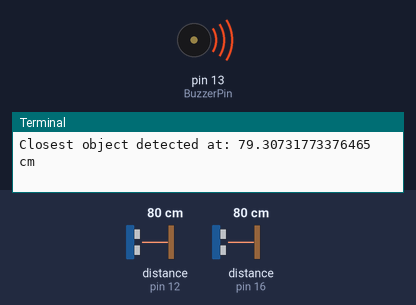
This program was run on a simulated Raspberry Pi (header pin numbers). Parts: buzzer (waves = sounding, pin HIGH), the last lines printed to the terminal. The test bench sets the inputs (shaded band); at power-on: distance to the obstacle (sensors on pin 12, pin 16) 80 cm. The echo pulse lasts 58.3 µs per cm; the clock reads 2024-03-15 10:24:30 at power-on unless the program sets it; pins used as bus, display or sensor lines are not drawn.

Above: at 1.2 s.
1.3 s: distance to the obstacle (sensor on pin 12) set to 33 cm
2.8 s: distance to the obstacle (sensor on pin 12) set to 28 cm
At 3.33 s:
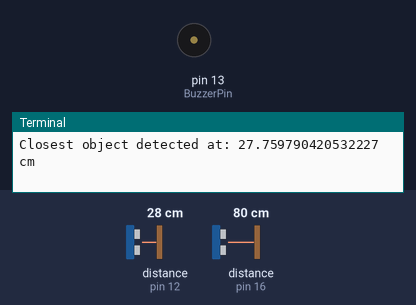
5.8 s: distance to the obstacle (sensor on pin 12) set to 2 cm
At 7.3 s:
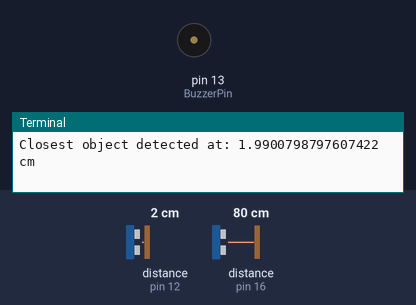
Timing chart, 0 to 8.8 s (numbered marks = the images above; inputs shaded):
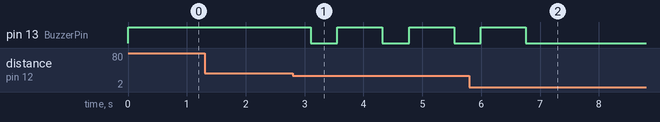

Measured:
- the behaviour switches between 31 and 30 cm on distance to the obstacle (sensor on pin 12) (found by bisection; images 0 and 1)
- after the input at 2.8 s, pin 13 (BuzzerPin): alternates HIGH for 0.76 s and LOW for 0.46 s, starting after 0.30 s
- after the input at 5.8 s, pin 13 (BuzzerPin): goes on until 6.8 s, then stays LOW

The program:

2ultrasonicBuzzer.py
```python
#!/usr/bin/env python3

import RPi.GPIO as GPIO
import time

# Define GPIO pins for ultrasonic sensors
TRIG1 = 11      # GPIO pin for Trig of Ultrasonic Sensor 1
ECHO1 = 12      # GPIO pin for Echo of Ultrasonic Sensor 1
TRIG2 = 15      # GPIO pin for Trig of Ultrasonic Sensor 2
ECHO2 = 16      # GPIO pin for Echo of Ultrasonic Sensor 2

# Define GPIO pin for Buzzer
BuzzerPin = 13

def setup():
    """ Setup the GPIO pins for the ultrasonic sensors and buzzer """
    GPIO.setmode(GPIO.BOARD)

    # Setup for ultrasonic sensors
    GPIO.setup(TRIG1, GPIO.OUT)
    GPIO.setup(ECHO1, GPIO.IN)
    GPIO.setup(TRIG2, GPIO.OUT)
    GPIO.setup(ECHO2, GPIO.IN)

    # Setup for buzzer
    GPIO.setup(BuzzerPin, GPIO.OUT)
    GPIO.output(BuzzerPin, GPIO.HIGH)

def distance(TRIG, ECHO):
    """ Measure the distance using an ultrasonic sensor """
    GPIO.output(TRIG, 0)
    time.sleep(0.000002)
    GPIO.output(TRIG, 1)
    time.sleep(0.00001)
    GPIO.output(TRIG, 0)

    while GPIO.input(ECHO) == 0:
        pass
    time1 = time.time()

    while GPIO.input(ECHO) == 1:
        pass
    time2 = time.time()

    duration = time2 - time1
    return (duration * 340 / 2) * 100  # Convert to centimeters

def buzzer_on():
    """ Turn the buzzer on """
    GPIO.output(BuzzerPin, GPIO.LOW)

def buzzer_off():
    """ Turn the buzzer off """
    GPIO.output(BuzzerPin, GPIO.HIGH)

def beep(duration):
    """ Make the buzzer beep for a specified duration """
    buzzer_on()
    time.sleep(duration)
    buzzer_off()
    time.sleep(duration)

def loop():
    """ Main loop that checks the distances from both sensors and controls the buzzer """
    while True:
        dis1 = distance(TRIG1, ECHO1)
        dis2 = distance(TRIG2, ECHO2)

        # Select the smallest distance from the two sensors
        min_distance = min(dis1, dis2)
        print(f"Closest object detected at: {min_distance} cm")

        if min_distance < 5:  # If the object is within 5 cm, buzz continuously
            buzzer_on()
        elif min_distance < 30:  # If within 30 cm, beep with decreasing interval
            beep_interval = (min_distance - 5) / 50.0  # Adjust beep interval
            beep(beep_interval)
        else:
            buzzer_off()  # Turn off buzzer if object is far

        time.sleep(0.3)

def destroy():
    """ Cleanup function to reset GPIO settings """
    GPIO.cleanup()

if __name__ == "__main__":
    setup()
    try:
        loop()
    except KeyboardInterrupt:
        destroy()
```
